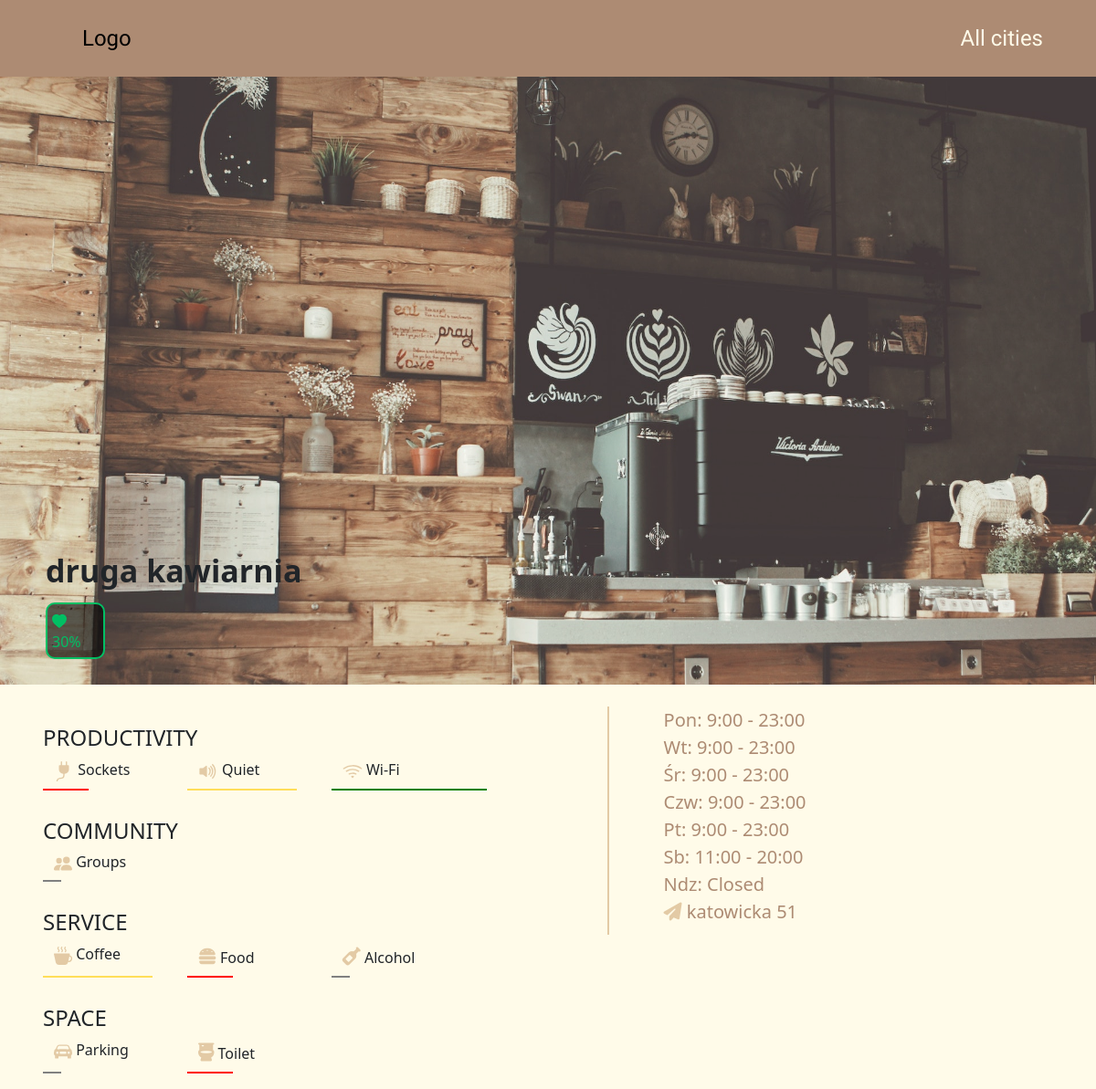
Page /cafe/3 (signed in) on the committed database.
### main.py (models this page shows)
class Cafe(db.Model):
    __tablename__ = 'cafe'
    id = db.Column(db.Integer, primary_key=True)
    name = db.Column(db.String(250), unique=True, nullable=False)
    localization = db.Column(db.String(250), nullable=False)
    image = db.Column(db.String(250), nullable=False)
    rating = db.Column(db.Integer, nullable=False)
    has_sockets = db.Column(db.Integer, nullable=False)
    quiet = db.Column(db.Integer, nullable=False)
    wifi = db.Column(db.Integer, nullable=False)
    groups = db.Column(db.Integer, nullable=False)
    coffee = db.Column(db.Integer, nullable=False)
    food = db.Column(db.Integer, nullable=False)
    alcohol = db.Column(db.Integer, nullable=False)
    parking = db.Column(db.Integer, nullable=False)
    toilet = db.Column(db.Integer, nullable=False)
    cafe = relationship('Cafe_hours', back_populates='cafe')

class Cafe_hours(db.Model):
    id = db.Column(db.Integer, primary_key=True)
    mon = db.Column(db.String(250), nullable=False)
    tue = db.Column(db.String(250), nullable=False)
    wed = db.Column(db.String(250), nullable=False)
    thu = db.Column(db.String(250), nullable=False)
    fri = db.Column(db.String(250), nullable=False)
    sat = db.Column(db.String(250), nullable=False)
    sun = db.Column(db.String(250), nullable=False)
    cafe_id = db.Column(db.Integer, db.ForeignKey('cafe.id'))
    cafe = relationship("Cafe", back_populates='cafe')

### main.py (the view)
@app.route('/cafe/<cafe_id>')
def cafe_site(cafe_id):
    cafe = db.session.scalars(db.select(Cafe).where(Cafe.id == cafe_id)).first()
    color_dict = {
        0: 'grey',
        1: 'red',
        2: 'yellow',
        3: 'green'
    }
    return render_template('cafe-site.html', cafe=cafe, color_dict=color_dict, user=current_user,
                           logged_in=current_user.is_authenticated)

### main.py (called while the page is built)
@login_manager.user_loader
def load_user(user_id):
    return db.session.scalars(db.select(User).where(User.id == user_id)).first()

### templates/cafe-site.html (shortened to what this page needs)
<!DOCTYPE html>
<html lang="en">
<head>
    <link href="https://cdn.jsdelivr.net/npm/bootstrap@5.3.0/dist/css/bootstrap.min.css" rel="stylesheet">
    <link href="../static/style.css" rel="stylesheet"/>
    <link href="../static/cafe-site-style.css" rel="stylesheet">
</head>
<body>
    <div class="container-fluid header-background">
        <header class="container d-flex justify-content-center header-font py-3">
          <a href="/" class="d-flex align-items-center mb-3 mb-md-0 me-md-auto link-body-emphasis text-decoration-none">
            <svg class="bi me-2" width="40" height="32"><use xlink:href="#bootstrap"></use></svg>
            <span class="fs-4">Logo</span>
          </a>
          <ul class="nav nav-pills">
            <li class="nav-item"><a href="cafe-site" class="nav-link">All cities</a></li>
          </ul>
        </header>
    </div>
    <div>
        <img class="cafe-background" src="../static/pexels-afta-putta-gunawan-683039 (1).jpg">
        <span class="cafe-name">{{ cafe.name }}</span>
        <div class="cafe-site-rating">
            <svg xmlns="http://www.w3.org/2000/svg" width="16" height="16" fill="currentColor" class="bi-heart-fill" viewBox="0 0 16 16">
              <path fill-rule="evenodd" d="M8 1.314C12.438-3.248 23.534 4.735 8 15-7.534 4.736 3.562-3.248 8 1.314z"/>
            </svg>
            <span>{{ cafe.rating }}%</span>
        </div>
    </div><br>
    <div class="container-fluid">
        <div class="row" style="padding-left: 35px;">
            <div class="col-7">
                <h4>PRODUCTIVITY</h4>
                <div class="row container">
                    <div class="col-3 props-box {{color_dict[cafe.has_sockets]}}">
                        <span>
                        </span>
                        <span>Sockets</span>
                    </div>
                    <div class="col-3 props-box {{color_dict[cafe.quiet]}}">
                        <span>
                        </span>
                        <span>Quiet</span>
                    </div>
                    <div class="col-3 props-box {{color_dict[cafe.wifi]}}">
                        <span>
                        </span>
                        <span>Wi-Fi</span>
                    </div>
                </div>
                <h4 style="margin-top: 40px;">COMMUNITY</h4>
                <div class="row container">
                    <div class="col-3 props-box {{color_dict[cafe.groups]}}">
                        <span>
                        </span>
                        <span>Groups</span>
                    </div>
                </div>
                <h4 style="margin-top: 40px;">SERVICE</h4>
                <div class="row container">
                    <div class="col-3 props-box {{color_dict[cafe.coffee]}}">
                        <span>
                        </span>
                        <span>Coffee</span>
                    </div>
                    <div class="col-3 props-box {{color_dict[cafe.food]}}">
                        <i class="fa-solid fa-burger"></i>
                        <span>Food</span>
                    </div>
                    <div class="col-3 props-box {{color_dict[cafe.alcohol]}}">
                        <i class="fa-solid fa-wine-bottle"></i>
                        <span>Alcohol</span>
                    </div>
                </div>
                <h4 style="margin-top: 40px;">SPACE</h4>
                <div class="row container">
                    <div class="col-3 props-box {{color_dict[cafe.parking]}}">
                        <span>
                        </span>
                        <span>Parking</span>
                    </div>
                    <div class="col-3 props-box {{color_dict[cafe.toilet]}}">
                        <i class="fa-solid fa-toilet"></i>
                        <span>Toilet</span>
                    </div>
                </div>
            </div>
            <div class="col-4 border-left">
                <span class="hours">
                    Pon: {{ cafe.cafe[0].mon }}<br>
                    Wt: {{ cafe.cafe[0].tue }}<br>
                    Śr: {{ cafe.cafe[0].wed }}<br>
                    Czw: {{ cafe.cafe[0].thu }}<br>
                    Pt: {{ cafe.cafe[0].fri }}<br>
                    Sb: {{ cafe.cafe[0].sat }}<br>
                    Ndz: {{ cafe.cafe[0].sun }}<br>
                    <i class="fa-solid fa-paper-plane"></i> {{ cafe.localization }}
                </span>
            </div>
        </div>
    </div>
    <footer class="container-fluid"></footer>
</body>
</html>

### static/style.css (style rules this page uses)
* { margin: 0; padding: 0; box-sizing: border-box; }
body { background-color: #FFFBE9; }
.header-background { background-color: #AD8B73; position: fixed; z-index: 10; }
.header-font { font-family: 'Ropa Sans', sans-serif; font-size: 1.5em; }
.nav-link { color: #FFFBE9; }
h4 { margin-top: 20px; font-weight: 400; }
.bi { color: #E3CAA5; }
i { color: #E3CAA5; font-size: 20px; margin-top: 5px; }

### static/cafe-site-style.css (style rules this page uses)
.cafe-background { width: 100%; height: 750px; opacity: 0.8; }
.cafe-name { position: absolute; top: 600px; left: 50px; font-size: 34px; font-weight: bold; }
.cafe-site-rating { position: absolute; top: 660px; left: 50px; width: 65px; padding: 5px; color: #00BF63; background-color: rgba(0, 0, 0, 0.6); border: 2px solid #00BF63; border-radius: 10px; }
.hours { color: #AD8B73; font-size: 20px; }
.props-box { position: relative; }
.grey::after { position: absolute; content: ''; width: 20px; height: 2px; background-color: grey; left: 0; bottom: -10px; }
.yellow::after { position: absolute; content: ''; width: 120px; height: 2px; background-color: #FFDE59; left: 0; bottom: -10px; }
.green::after { position: absolute; content: ''; width: 170px; height: 2px; background-color: green; left: 0; bottom: -10px; }
.red::after { position: absolute; content: ''; width: 50px; height: 2px; background-color: red; left: 0; bottom: -10px; }
.border-left { position: relative; }
.border-left::before { position: absolute; content: ''; width: 2px; height: 250px; background-color: #E3CAA5; left: -50px; }
footer { height: 70px; }

### rows in the picture
Cafe: name "druga kawiarnia", rating "30", localization "katowicka 51"
Cafe_hours: mon "9:00 - 23:00", tue "9:00 - 23:00", wed "9:00 - 23:00", thu "9:00 - 23:00", fri "9:00 - 23:00", sat "11:00 - 20:00", sun "Closed"
